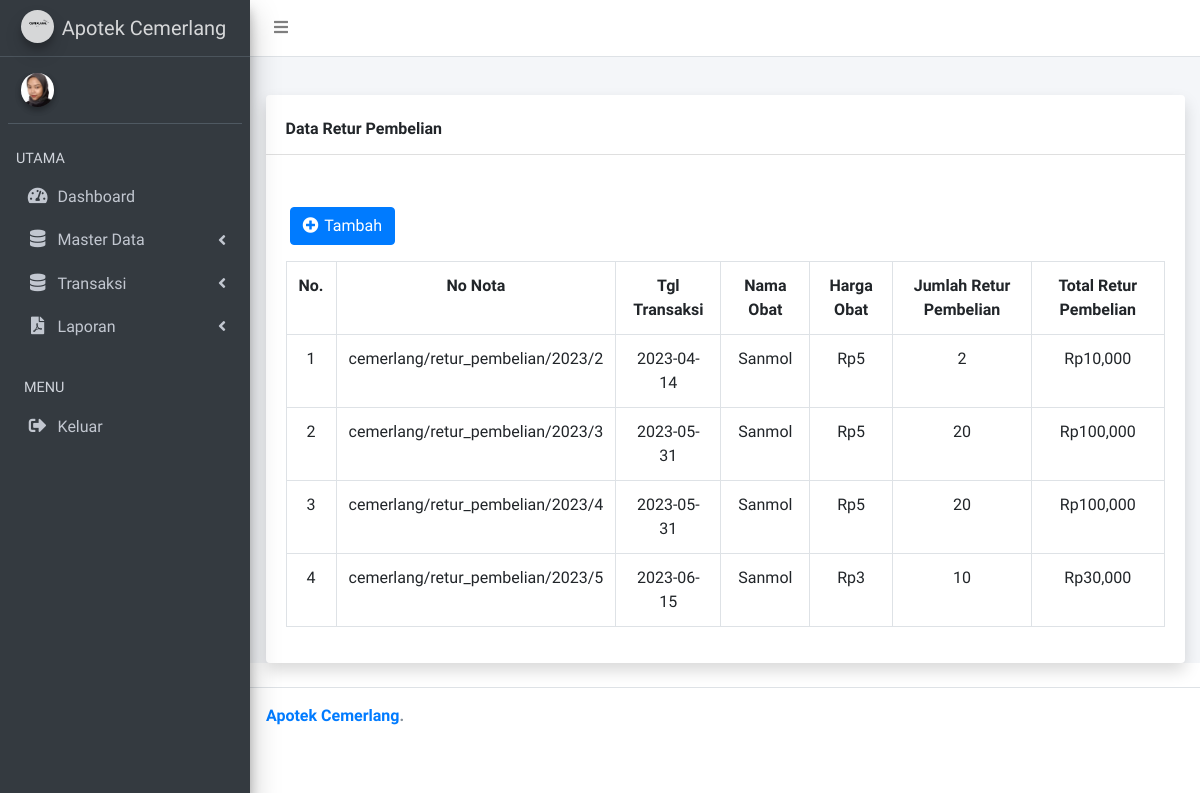
Before: /index.php/retur_pembelian with the older database file.
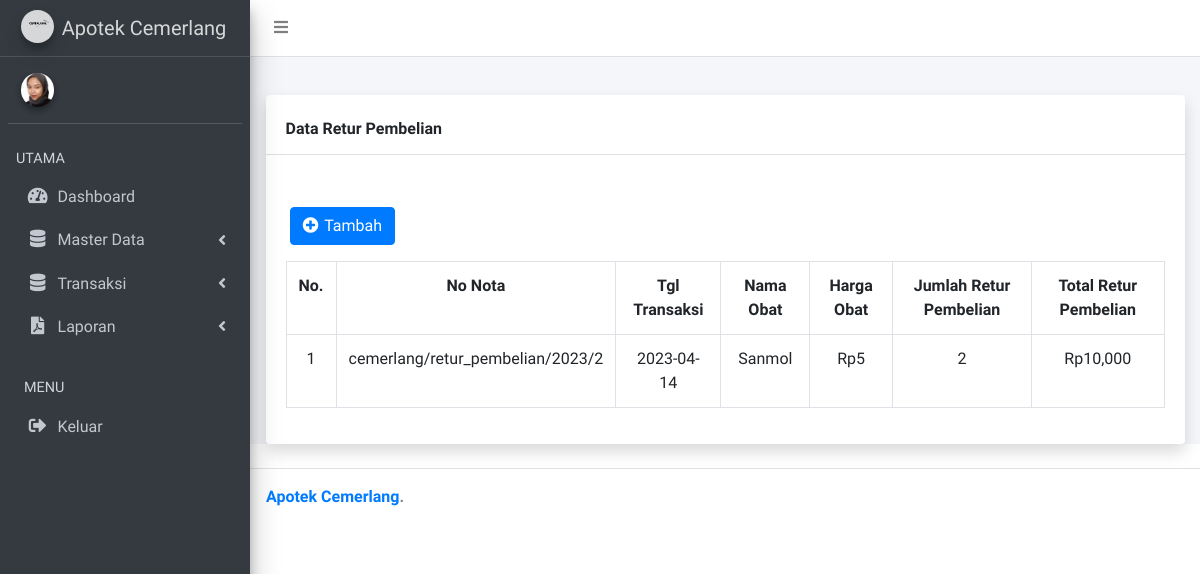
After: the same page with the newer database file.
### tables this page shows
CREATE TABLE `purchase_return` (
  `id` int(11) NOT NULL,
  `nota_num` varchar(100) NOT NULL,
  `id_drug` varchar(64) NOT NULL,
  `qty` int(11) NOT NULL,
  `date` date NOT NULL,
  `total` decimal(19,0) NOT NULL,
  `harga_retur_pembelian` int(11) NOT NULL
);

CREATE TABLE `drugs` (
  `id` int(11) NOT NULL,
  `kode_obat` varchar(12) NOT NULL,
  `name` varchar(64) NOT NULL,
  `id_unit` varchar(11) NOT NULL,
  `stock` int(11) NOT NULL
);

### application/controllers/retur_pembelian.php (called while the page is built, shortened)
<?php
class retur_pembelian extends CI_Controller
{
    public function __construct()
    {
        $this->load->model('retur_pembelianModel');
        $this->load->model('obatModel');
        $this->load->model('jurnalModel');
    }
    public function index()
    {
        $data['title'] = 'Admin | Retur Pembelian';
        $data['data'] = $this->retur_pembelianModel->index();
        $data['no_nota'] = $this->retur_pembelianModel->no_nota();
        $data['obat'] = $this->obatModel->index();
        $this->load->view('module/header', $data);
        $this->load->view('purchase_return/index', $data);
        $this->load->view('module/footer');
    }
}

### index.php (called while the page is built, shortened)
<?php
require_once BASEPATH.'core/CodeIgniter.php';

### application/models/retur_pembelianModel.php (called while the page is built, shortened)
<?php
class retur_pembelianModel extends CI_Model
{
    public function index()
    {
        return $this->db->query('select purchase_return.id,nota_num,date,d.name,harga_retur_pembelian,qty,total from purchase_return
                                join drugs d on d.id = purchase_return.id_drug')->result();
    }
    public function no_nota()
    {
        return $this->db
            ->query('select nota_num from purchase_return where id = (SELECT max(id) FROM apotek.purchase_return)')
            ->result();
    }
}

### application/models/obatModel.php (called while the page is built, shortened)
<?php
class obatModel extends CI_Model{
    public function index(){
        return $this->db->query('select drugs.id as id_obat,units.name as satuan,drugs.name,kode_obat,stock from drugs join units on drugs.id_unit = units.id')->result();
    }
}

### application/views/purchase_return/index.php (the view, shortened to what this page needs)
<div class="content-wrapper">
    <section class="content-header">
    </section>
    <section class="content">
        <div class="container">
            <div class="card shadow mb-4">
                <div class="card-header py-3 mt-2">
                    <h6 class="m-0 font-weight-bold ">Data Retur Pembelian</h6>
                </div>
                <form action="{{ url('COA') }}" method="get">
                </form>
                <div class="card-body">
                    <a href="<?= base_url('retur_pembelian/create') ?>" class="btn btn-primary ml-1 mt-3 mb-3" id="tambah"> <i class="fas fa-plus-circle me-1  " style="letter-spacing: 2px"></i> Tambah </a>
                    <div class="table-responsive">
                        <table class="table table-bordered" id="dataTable" width="100%" cellspacing="0">
                            <tr class="text-center">
                                <th>No.</th>
                                <th>No Nota</th>
                                <th>Tgl Transaksi</th>
                                <th>Nama Obat</th>
                                <th>Harga Obat</th>
                                <th>Jumlah Retur Pembelian</th>
                                <th>Total Retur Pembelian</th>
                            </tr>
                            <?php
                            $no = 1;
                            ?>
                            <?php foreach ($data as $d) : ?>
                                <tr class="text-center">
                                    <td><?= $no ?></td>
                                    <td> <?= $d->nota_num ?> </td>
                                    <td> <?= $d->date ?> </td>
                                    <td> <?= $d->name ?> </td>
                                    <td><?= 'Rp' . number_format($d->harga_retur_pembelian) ?></td>
                                    <td> <?= $d->qty ?> </td>
                                    <td><?= 'Rp' . number_format($d->total) ?></td>
                                </tr>
                                <?php
                                $no++;
                                ?>
                            <?php endforeach; ?>
                        </table>
                    </div>
                </div>
            </div>
        </div>
    </section>
</div>

Changed rows visible on the page:
removed purchase_return: nota_num "cemerlang/retur_pembelian/2023/3", date "2023-05-31", drugs.name "Sanmol", harga_retur_pembelian "5", qty "20", total "100,000"
removed purchase_return: nota_num "cemerlang/retur_pembelian/2023/4", date "2023-05-31", drugs.name "Sanmol", harga_retur_pembelian "5", qty "20", total "100,000"
removed purchase_return: nota_num "cemerlang/retur_pembelian/2023/5", date "2023-06-15", drugs.name "Sanmol", harga_retur_pembelian "3", qty "10", total "30,000"
